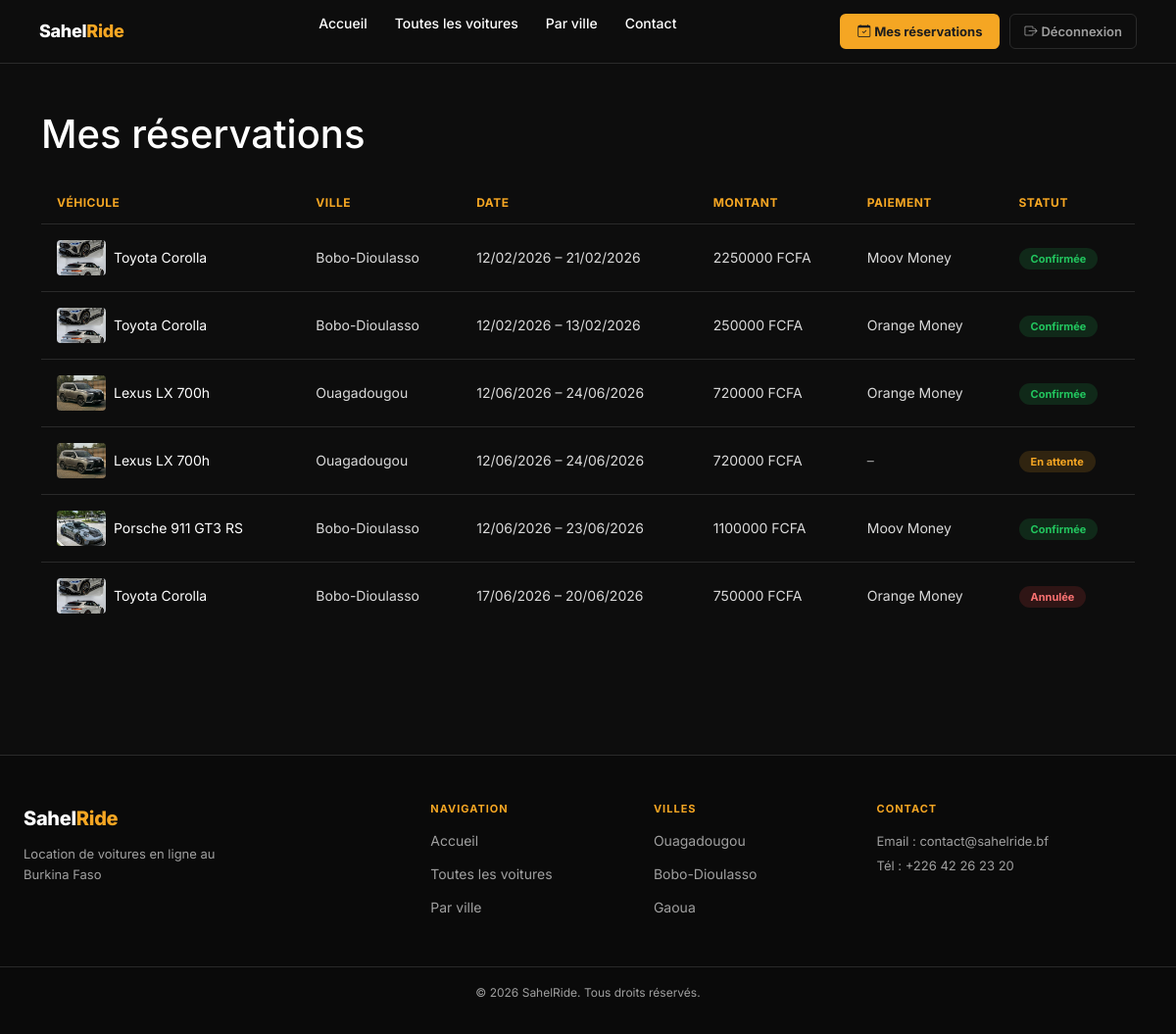
/mes-reservations/ (signed in), run on the app's committed database.
### location/models.py (models this page shows, shortened)
class Reservation(models.Model):
    utilisateur = models.ForeignKey(Utilisateur, on_delete=models.RESTRICT, related_name='reservations')
    voiture = models.ForeignKey(Voiture, on_delete=models.RESTRICT, related_name='reservations')
    date_debut = models.DateTimeField()
    date_fin = models.DateTimeField()
    prix_total = models.DecimalField(max_digits=10, decimal_places=0, null=True, blank=True)
    statut_reservation = models.CharField(max_length=30, choices=STATUT_RESA, default='En attente')
    date_reservation = models.DateTimeField(default=timezone.now)

class Voiture(models.Model):
    proprietaire = models.ForeignKey(Utilisateur, on_delete=models.CASCADE, related_name='voitures')
    marque = models.CharField(max_length=50)
    modele = models.CharField(max_length=50)
    annee = models.IntegerField(null=True, blank=True)
    couleur = models.CharField(max_length=30, blank=True)
    immatriculation = models.CharField(max_length=50, unique=True)
    description = models.TextField(blank=True)
    disponibilite = models.CharField(max_length=30, choices=DISPO, default='Disponible')
    prix_jour = models.DecimalField(max_digits=8, decimal_places=0)
    caution = models.DecimalField(max_digits=8, decimal_places=0, null=True, blank=True)
    ville = models.CharField(max_length=100, choices=VILLES)
    adresse = models.CharField(max_length=255)
    nombre_places = models.IntegerField(default=5)
    type_carburant = models.CharField(max_length=30, default='Essence')
    transmission = models.CharField(max_length=30, default='Manuelle')
    image = models.ImageField(upload_to='voitures/', null=True, blank=True)
    nb_locations = models.IntegerField(default=0)
    def image_url(self):
        if self.image and self.image.name:
            return self.image.url
        return '/static/location/img/car-placeholder.png'

class Paiement(models.Model):
    reservation = models.OneToOneField(Reservation, on_delete=models.CASCADE, related_name='paiement')
    montant = models.DecimalField(max_digits=10, decimal_places=0)
    mode_paiement = models.CharField(max_length=50, choices=MODE_PAIEMENT)
    etat_paiement = models.CharField(max_length=30, choices=ETAT_PAIEMENT, default='En attente')
    date_paiement = models.DateTimeField(default=timezone.now)
    reference_transaction = models.CharField(max_length=100, unique=True, blank=True, null=True)

### location/views.py (the view)
# urls.py: path('mes-reservations/', views.mes_reservations, name='mes_reservations'),
@login_required
def mes_reservations(request):
    reservations = Reservation.objects.filter(utilisateur=request.user).select_related('voiture').order_by('-date_reservation')
    return render(request, 'location/mes_reservations.html', {'reservations': reservations})

### location/templates/location/mes_reservations.html (shortened to what this page needs)
{% extends 'location/base.html' %}
{% block content %}
<div class="container py-5">
  <h1 class="mb-4">Mes réservations</h1>
  {% if reservations %}
  <div class="table-responsive">
    <table class="table-dark-custom">
      <thead>
        <tr>
          <th>Véhicule</th><th>Ville</th><th>Date</th><th>Montant</th><th>Paiement</th><th>Statut</th>
        </tr>
      </thead>
      <tbody>
        {% for r in reservations %}
        <tr>
          <td>
            <div class="d-flex align-items-center gap-2">
              <img src="{{ r.voiture.image_url }}" alt="" style="width:50px;height:36px;object-fit:cover;border-radius:4px;"/>
              <a href="{% url 'detail_voiture' r.voiture.pk %}">{{ r.voiture.marque }} {{ r.voiture.modele }}</a>
            </div>
          </td>
          <td>{{ r.voiture.ville }}</td>
          <td>{{ r.date_debut|date:"d/m/Y" }} – {{ r.date_fin|date:"d/m/Y" }}</td>
          <td>{{ r.prix_total|floatformat:0 }} FCFA</td>
          <td>{% if r.paiement %}{{ r.paiement.mode_paiement }}{% else %}<span class="text-muted">–</span>{% endif %}</td>
          <td><span class="badge-statut statut-{{ r.statut_reservation|lower|cut:' ' }}">{{ r.statut_reservation }}</span></td>
        </tr>
        {% endfor %}
      </tbody>
    </table>
  </div>
  {% endif %}
</div>
{% endblock %}

### location/static/location/css/styles.css (style rules this page uses)
:root { --bg: #0D0D0D; --yellow: #F5A623; --btn-text: #1E1E1E; --white: #FFFFFF; --muted: #A0A0A0; --border: #2A2A2A; --card-bg: #161616; --font: 'Inter', sans-serif; }
*, *::before, *::after { box-sizing: border-box; margin: 0; padding: 0; }
html { scroll-behavior: smooth; }
body { background: var(--bg); color: var(--white); font-family: var(--font); font-size: 15px; line-height: 1.6; }
a { text-decoration: none; color: inherit; transition: color .2s; }
img { max-width: 100%; display: block; }
.text-muted { color: var(--muted) !important; }
.table-dark-custom { width: 100%; border-collapse: collapse; }
.table-dark-custom th { font-size: 12px; text-transform: uppercase; letter-spacing: .5px; color: var(--yellow); padding: 12px 16px; border-bottom: 1px solid var(--border); font-weight: 700; }
.table-dark-custom td { padding: 16px; border-bottom: 1px solid var(--border); font-size: 14px; color: rgba(255,255,255,.85); vertical-align: middle; }
.table-dark-custom tr:last-child td { border: none; }
.table-dark-custom a { color: var(--white); }
.badge-statut { font-size: 11px; font-weight: 700; padding: 4px 12px; border-radius: 20px; }
.statut-confirmée { background: rgba(34,197,94,.15); color: #22c55e; }
.statut-enattente { background: rgba(245,166,35,.15); color: var(--yellow); }
.statut-annulée { background: rgba(239,68,68,.15); color: #f87171; }

### data on the page
Reservation: voiture.image_url (picture), voiture.marque "Toyota", voiture.modele "Corolla", voiture.ville "Bobo-Dioulasso", date_debut "12/02/2026", date_fin "21/02/2026", prix_total "2250000", paiement.mode_paiement "Moov Money", statut_reservation "Confirmée"
Reservation: voiture.image_url (picture), voiture.marque "Toyota", voiture.modele "Corolla", voiture.ville "Bobo-Dioulasso", date_debut "12/02/2026", date_fin "13/02/2026", prix_total "250000", paiement.mode_paiement "Orange Money", statut_reservation "Confirmée"
Reservation: voiture.image_url (picture), voiture.marque "Lexus", voiture.modele "LX 700h", voiture.ville "Ouagadougou", date_debut "12/06/2026", date_fin "24/06/2026", prix_total "720000", paiement.mode_paiement "Orange Money", statut_reservation "Confirmée"
Reservation: voiture.image_url (picture), voiture.marque "Lexus", voiture.modele "LX 700h", voiture.ville "Ouagadougou", date_debut "12/06/2026", date_fin "24/06/2026", prix_total "720000", statut_reservation "En attente"
Reservation: voiture.image_url (picture), voiture.marque "Porsche", voiture.modele "911 GT3 RS", voiture.ville "Bobo-Dioulasso", date_debut "12/06/2026", date_fin "23/06/2026", prix_total "1100000", paiement.mode_paiement "Moov Money", statut_reservation "Confirmée"
Reservation: voiture.image_url (picture), voiture.marque "Toyota", voiture.modele "Corolla", voiture.ville "Bobo-Dioulasso", date_debut "17/06/2026", date_fin "20/06/2026", prix_total "750000", paiement.mode_paiement "Orange Money", statut_reservation "Annulée"
